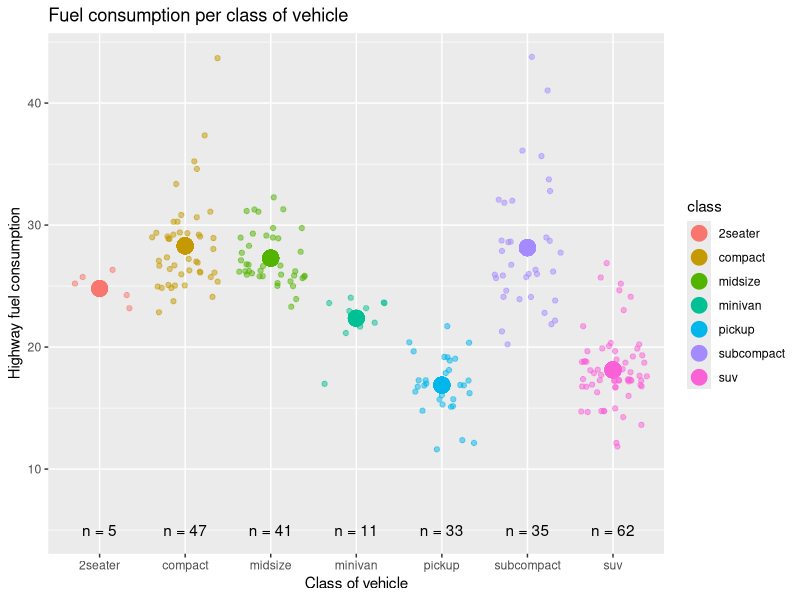

Here is the R script that generated this plot:
#*******************************************************************************
#* EJERCICIO *******************************************************************
#*******************************************************************************

# DATASET: mpg
# The big dots represent the mean of the consumption of each class of car.
# In a later lesson, we will learn how to do this automatically within ggplot2,
# but for the moment, load the package dplyr and execute the following
# command to store in a variable called class_info the mean highway fuel
# consumption.

# library(dplyr)
# class_info <- summarise(group_by(mpg, class),
#                        n=n(), hwy=mean(hwy))
# Esto crea un nuevo data frame, yo no hice eso, agrupé todo en el mismo data frame

# NOTE: You’ll need to use geom_text for the labels, check it out doing
# ?geom_text. To change the labels, use the function labs with parameters
# title, x and y.

# Limpiar ambiente global ------------------------------------------------------
rm(list = ls())

# Llamar librerías -------------------------------------------------------------
if (!require(tidyverse)) install.packages(tidyverse)
library(tidyverse)
# if (!require(viridis)) install.packages(viridis)
# library(viridis)

# Agregar variable de media al data frame --------------------------------------
mpgnew <- mpg %>%
  mutate(id = row_number()) %>%
  select(id, class, hwy) %>%
  arrange(class)

mpgnew <-
  mpgnew %>%
  group_by(class) %>%
  mutate(
    hwy_mean = mean(hwy, na.rm = TRUE),
    n = n()
  ) %>%
  ungroup()
# Así tenemos el valor individual para cada auto pero además dos columnas
# agrupadas a nivel de la clase del auto

# Generar plot -----------------------------------------------------------------
p <-
  mpgnew %>%
  ggplot(
    data = .,
    mapping = aes(
      x = class,
      y = hwy,
      color = class
    )
  ) +
  geom_jitter(alpha = 0.5) +
  geom_point(
    mapping = aes(
      y = hwy_mean,
      color = class
    ),
    size = 5,
    alpha = 1,
  ) +
  labs(
    title = "Fuel consumption per class of vehicle",
    x = "Class of vehicle",
    y = "Highway fuel consumption"
  ) +
  # Opción 1: descartada
  # geom_text(mapping=aes(label=n)) # si ocupo esto, el valor N se repite para cada punto

  # Opción 2: descartada, pero no se ve tan mal
  # geom_text( # es mejor ocupar un nuevo data frame
  #  data = mpgnew %>%
  #    select(class, n, hwy_mean) %>%
  #    distinct(),
  #  mapping=aes(label=n, y = hwy_mean),
  #  color="black"
  # )

  # Opción 3: descartada pero estamos cerca
  # geom_text( # es mejor ocupar un nuevo data frame
  #  data = mpgnew %>%
  #    select(class, n, hwy_mean) %>%
  #    distinct(),
  #  mapping = aes(label = paste0("n = ",n), y = hwy_mean),
  #  color = "black"
  # )

  # Opción 4: definitiva, hay que ajustar el eje Y según una constante
  geom_text( # es mejor ocupar un nuevo data frame
    data = mpgnew %>%
      select(class, n, hwy_mean) %>%
      distinct(),
    mapping = aes(label = paste0("n = ", n), y = 5), # con este argumento muy sencillo puedo hacer mapping de texto
    color = "black" # es necesario indicar un color y no usar NULL, porque no está heredando el color por usar otro data frame
  )

p
